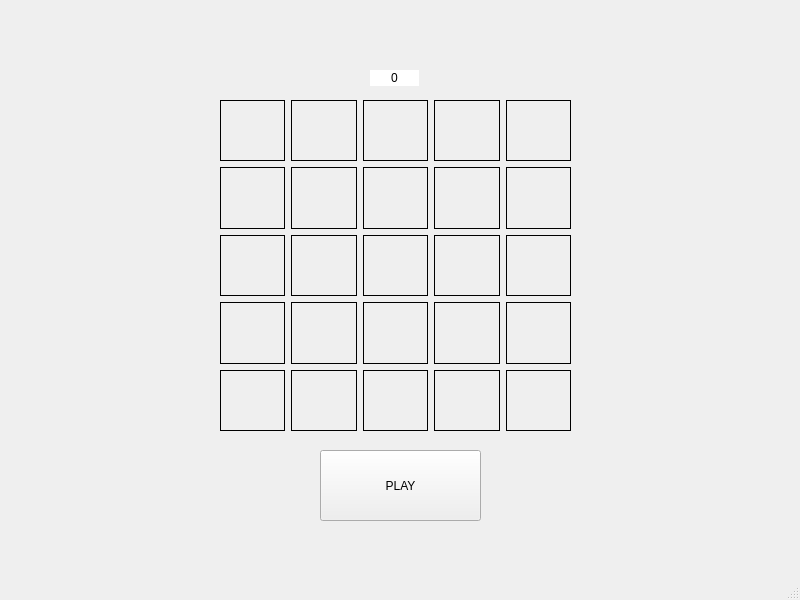
<?xml version="1.0" encoding="UTF-8"?>
<ui version="4.0">
 <class>MainWindow</class>
 <widget class="QMainWindow" name="MainWindow">
  <property name="geometry">
   <rect>
    <x>0</x>
    <y>0</y>
    <width>800</width>
    <height>600</height>
   </rect>
  </property>
  <property name="windowTitle">
   <string>MainWindow</string>
  </property>
  <widget class="QWidget" name="centralwidget">
   <widget class="QWidget" name="gridLayoutWidget">
    <property name="geometry">
     <rect>
      <x>220</x>
      <y>100</y>
      <width>351</width>
      <height>331</height>
     </rect>
    </property>
    <layout class="QGridLayout" name="fieldGridLayout">
     <item row="1" column="0">
      <widget class="QLabel" name="field1_0">
       <property name="styleSheet">
        <string notr="true">QLabel
{
	border: 1px solid black
}</string>
       </property>
       <property name="text">
        <string/>
       </property>
       <property name="pixmap">
        <pixmap>../ressources/FieldIcon.png</pixmap>
       </property>
       <property name="alignment">
        <set>Qt::AlignCenter</set>
       </property>
      </widget>
     </item>
     <item row="0" column="1">
      <widget class="QLabel" name="field0_1">
       <property name="styleSheet">
        <string notr="true">QLabel
{
	border: 1px solid black
}</string>
       </property>
       <property name="text">
        <string/>
       </property>
       <property name="pixmap">
        <pixmap>../ressources/FieldIcon.png</pixmap>
       </property>
       <property name="alignment">
        <set>Qt::AlignCenter</set>
       </property>
      </widget>
     </item>
     <item row="2" column="0">
      <widget class="QLabel" name="field2_0">
       <property name="styleSheet">
        <string notr="true">QLabel
{
	border: 1px solid black
}</string>
       </property>
       <property name="text">
        <string/>
       </property>
       <property name="pixmap">
        <pixmap>../ressources/FieldIcon.png</pixmap>
       </property>
       <property name="alignment">
        <set>Qt::AlignCenter</set>
       </property>
      </widget>
     </item>
     <item row="0" column="0">
      <widget class="QLabel" name="field0_0">
       <property name="styleSheet">
        <string notr="true">QLabel
{
	border: 1px solid black
}</string>
       </property>
       <property name="text">
        <string/>
       </property>
       <property name="pixmap">
        <pixmap>../ressources/FieldIcon.png</pixmap>
       </property>
       <property name="alignment">
        <set>Qt::AlignCenter</set>
       </property>
      </widget>
     </item>
     <item row="0" column="2">
      <widget class="QLabel" name="field2_1">
       <property name="styleSheet">
        <string notr="true">QLabel
{
	border: 1px solid black
}</string>
       </property>
       <property name="text">
        <string/>
       </property>
       <property name="pixmap">
        <pixmap>../ressources/FieldIcon.png</pixmap>
       </property>
       <property name="alignment">
        <set>Qt::AlignCenter</set>
       </property>
      </widget>
     </item>
     <item row="3" column="0">
      <widget class="QLabel" name="field3_0">
       <property name="styleSheet">
        <string notr="true">QLabel
{
	border: 1px solid black
}</string>
       </property>
       <property name="text">
        <string/>
       </property>
       <property name="pixmap">
        <pixmap>../ressources/FieldIcon.png</pixmap>
       </property>
       <property name="alignment">
        <set>Qt::AlignCenter</set>
       </property>
      </widget>
     </item>
     <item row="0" column="4">
      <widget class="QLabel" name="field4_1">
       <property name="styleSheet">
        <string notr="true">QLabel
{
	border: 1px solid black
}</string>
       </property>
       <property name="text">
        <string/>
       </property>
       <property name="pixmap">
        <pixmap>../ressources/FieldIcon.png</pixmap>
       </property>
       <property name="alignment">
        <set>Qt::AlignCenter</set>
       </property>
      </widget>
     </item>
     <item row="0" column="3">
      <widget class="QLabel" name="field3_1">
       <property name="styleSheet">
        <string notr="true">QLabel
{
	border: 1px solid black
}</string>
       </property>
       <property name="text">
        <string/>
       </property>
       <property name="pixmap">
        <pixmap>../ressources/FieldIcon.png</pixmap>
       </property>
       <property name="alignment">
        <set>Qt::AlignCenter</set>
       </property>
      </widget>
     </item>
     <item row="4" column="0">
      <widget class="QLabel" name="field4_0">
       <property name="styleSheet">
        <string notr="true">QLabel
{
	border: 1px solid black
}</string>
       </property>
       <property name="text">
        <string/>
       </property>
       <property name="pixmap">
        <pixmap>../ressources/FieldIcon.png</pixmap>
       </property>
       <property name="alignment">
        <set>Qt::AlignCenter</set>
       </property>
      </widget>
     </item>
     <item row="1" column="1">
      <widget class="QLabel" name="field1_1">
       <property name="styleSheet">
        <string notr="true">QLabel
{
	border: 1px solid black
}</string>
       </property>
       <property name="text">
        <string/>
       </property>
       <property name="pixmap">
        <pixmap>../ressources/FieldIcon.png</pixmap>
       </property>
       <property name="alignment">
        <set>Qt::AlignCenter</set>
       </property>
      </widget>
     </item>
     <item row="1" column="2">
      <widget class="QLabel" name="field2_2">
       <property name="styleSheet">
        <string notr="true">QLabel
{
	border: 1px solid black
}</string>
       </property>
       <property name="text">
        <string/>
       </property>
       <property name="pixmap">
        <pixmap>../ressources/FieldIcon.png</pixmap>
       </property>
       <property name="alignment">
        <set>Qt::AlignCenter</set>
       </property>
      </widget>
     </item>
     <item row="1" column="3">
      <widget class="QLabel" name="field3_2">
       <property name="styleSheet">
        <string notr="true">QLabel
{
	border: 1px solid black
}</string>
       </property>
       <property name="text">
        <string/>
       </property>
       <property name="pixmap">
        <pixmap>../ressources/FieldIcon.png</pixmap>
       </property>
       <property name="alignment">
        <set>Qt::AlignCenter</set>
       </property>
      </widget>
     </item>
     <item row="1" column="4">
      <widget class="QLabel" name="field4_2">
       <property name="styleSheet">
        <string notr="true">QLabel
{
	border: 1px solid black
}</string>
       </property>
       <property name="text">
        <string/>
       </property>
       <property name="pixmap">
        <pixmap>../ressources/FieldIcon.png</pixmap>
       </property>
       <property name="alignment">
        <set>Qt::AlignCenter</set>
       </property>
      </widget>
     </item>
     <item row="2" column="1">
      <widget class="QLabel" name="field1_2">
       <property name="styleSheet">
        <string notr="true">QLabel
{
	border: 1px solid black
}</string>
       </property>
       <property name="text">
        <string/>
       </property>
       <property name="pixmap">
        <pixmap>../ressources/FieldIcon.png</pixmap>
       </property>
       <property name="alignment">
        <set>Qt::AlignCenter</set>
       </property>
      </widget>
     </item>
     <item row="2" column="2">
      <widget class="QLabel" name="field2_3">
       <property name="styleSheet">
        <string notr="true">QLabel
{
	border: 1px solid black
}</string>
       </property>
       <property name="text">
        <string/>
       </property>
       <property name="pixmap">
        <pixmap>../ressources/FieldIcon.png</pixmap>
       </property>
       <property name="alignment">
        <set>Qt::AlignCenter</set>
       </property>
      </widget>
     </item>
     <item row="2" column="3">
      <widget class="QLabel" name="field3_3">
       <property name="styleSheet">
        <string notr="true">QLabel
{
	border: 1px solid black
}</string>
       </property>
       <property name="text">
        <string/>
       </property>
       <property name="pixmap">
        <pixmap>../ressources/FieldIcon.png</pixmap>
       </property>
       <property name="alignment">
        <set>Qt::AlignCenter</set>
       </property>
      </widget>
     </item>
     <item row="2" column="4">
      <widget class="QLabel" name="field4_3">
       <property name="styleSheet">
        <string notr="true">QLabel
{
	border: 1px solid black
}</string>
       </property>
       <property name="text">
        <string/>
       </property>
       <property name="pixmap">
        <pixmap>../ressources/FieldIcon.png</pixmap>
       </property>
       <property name="alignment">
        <set>Qt::AlignCenter</set>
       </property>
      </widget>
     </item>
     <item row="3" column="1">
      <widget class="QLabel" name="field1_3">
       <property name="styleSheet">
        <string notr="true">QLabel
{
	border: 1px solid black
}</string>
       </property>
       <property name="text">
        <string/>
       </property>
       <property name="pixmap">
        <pixmap>../ressources/FieldIcon.png</pixmap>
       </property>
       <property name="alignment">
        <set>Qt::AlignCenter</set>
       </property>
      </widget>
     </item>
     <item row="3" column="2">
      <widget class="QLabel" name="field2_4">
       <property name="styleSheet">
        <string notr="true">QLabel
{
	border: 1px solid black
}</string>
       </property>
       <property name="text">
        <string/>
       </property>
       <property name="pixmap">
        <pixmap>../ressources/FieldIcon.png</pixmap>
       </property>
       <property name="alignment">
        <set>Qt::AlignCenter</set>
       </property>
      </widget>
     </item>
     <item row="3" column="3">
      <widget class="QLabel" name="field3_4">
       <property name="styleSheet">
        <string notr="true">QLabel
{
	border: 1px solid black
}</string>
       </property>
       <property name="text">
        <string/>
       </property>
       <property name="pixmap">
        <pixmap>../ressources/FieldIcon.png</pixmap>
       </property>
       <property name="alignment">
        <set>Qt::AlignCenter</set>
       </property>
      </widget>
     </item>
     <item row="3" column="4">
      <widget class="QLabel" name="field4_4">
       <property name="styleSheet">
        <string notr="true">QLabel
{
	border: 1px solid black
}</string>
       </property>
       <property name="text">
        <string/>
       </property>
       <property name="pixmap">
        <pixmap>../ressources/FieldIcon.png</pixmap>
       </property>
       <property name="alignment">
        <set>Qt::AlignCenter</set>
       </property>
      </widget>
     </item>
     <item row="4" column="1">
      <widget class="QLabel" name="field1_4">
       <property name="styleSheet">
        <string notr="true">QLabel
{
	border: 1px solid black
}</string>
       </property>
       <property name="text">
        <string/>
       </property>
       <property name="pixmap">
        <pixmap>../ressources/FieldIcon.png</pixmap>
       </property>
       <property name="alignment">
        <set>Qt::AlignCenter</set>
       </property>
      </widget>
     </item>
     <item row="4" column="2">
      <widget class="QLabel" name="field2_5">
       <property name="styleSheet">
        <string notr="true">QLabel
{
	border: 1px solid black
}</string>
       </property>
       <property name="text">
        <string/>
       </property>
       <property name="pixmap">
        <pixmap>../ressources/FieldIcon.png</pixmap>
       </property>
       <property name="alignment">
        <set>Qt::AlignCenter</set>
       </property>
      </widget>
     </item>
     <item row="4" column="3">
      <widget class="QLabel" name="field3_5">
       <property name="styleSheet">
        <string notr="true">QLabel
{
	border: 1px solid black
}</string>
       </property>
       <property name="text">
        <string/>
       </property>
       <property name="pixmap">
        <pixmap>../ressources/FieldIcon.png</pixmap>
       </property>
       <property name="alignment">
        <set>Qt::AlignCenter</set>
       </property>
      </widget>
     </item>
     <item row="4" column="4">
      <widget class="QLabel" name="field4_5">
       <property name="styleSheet">
        <string notr="true">QLabel
{
	border: 1px solid black
}</string>
       </property>
       <property name="text">
        <string/>
       </property>
       <property name="pixmap">
        <pixmap>../ressources/FieldIcon.png</pixmap>
       </property>
       <property name="alignment">
        <set>Qt::AlignCenter</set>
       </property>
      </widget>
     </item>
    </layout>
   </widget>
   <widget class="QPushButton" name="playButton">
    <property name="geometry">
     <rect>
      <x>320</x>
      <y>450</y>
      <width>161</width>
      <height>71</height>
     </rect>
    </property>
    <property name="text">
     <string>PLAY</string>
    </property>
   </widget>
   <widget class="QLabel" name="pointsLabel">
    <property name="geometry">
     <rect>
      <x>370</x>
      <y>70</y>
      <width>49</width>
      <height>16</height>
     </rect>
    </property>
    <property name="styleSheet">
     <string notr="true">QLabel
{
	background-color:white
}</string>
    </property>
    <property name="text">
     <string>0</string>
    </property>
    <property name="alignment">
     <set>Qt::AlignCenter</set>
    </property>
   </widget>
  </widget>
  <widget class="QMenuBar" name="menubar">
   <property name="geometry">
    <rect>
     <x>0</x>
     <y>0</y>
     <width>800</width>
     <height>21</height>
    </rect>
   </property>
  </widget>
  <widget class="QStatusBar" name="statusbar"/>
 </widget>
 <resources/>
 <connections/>
</ui>
